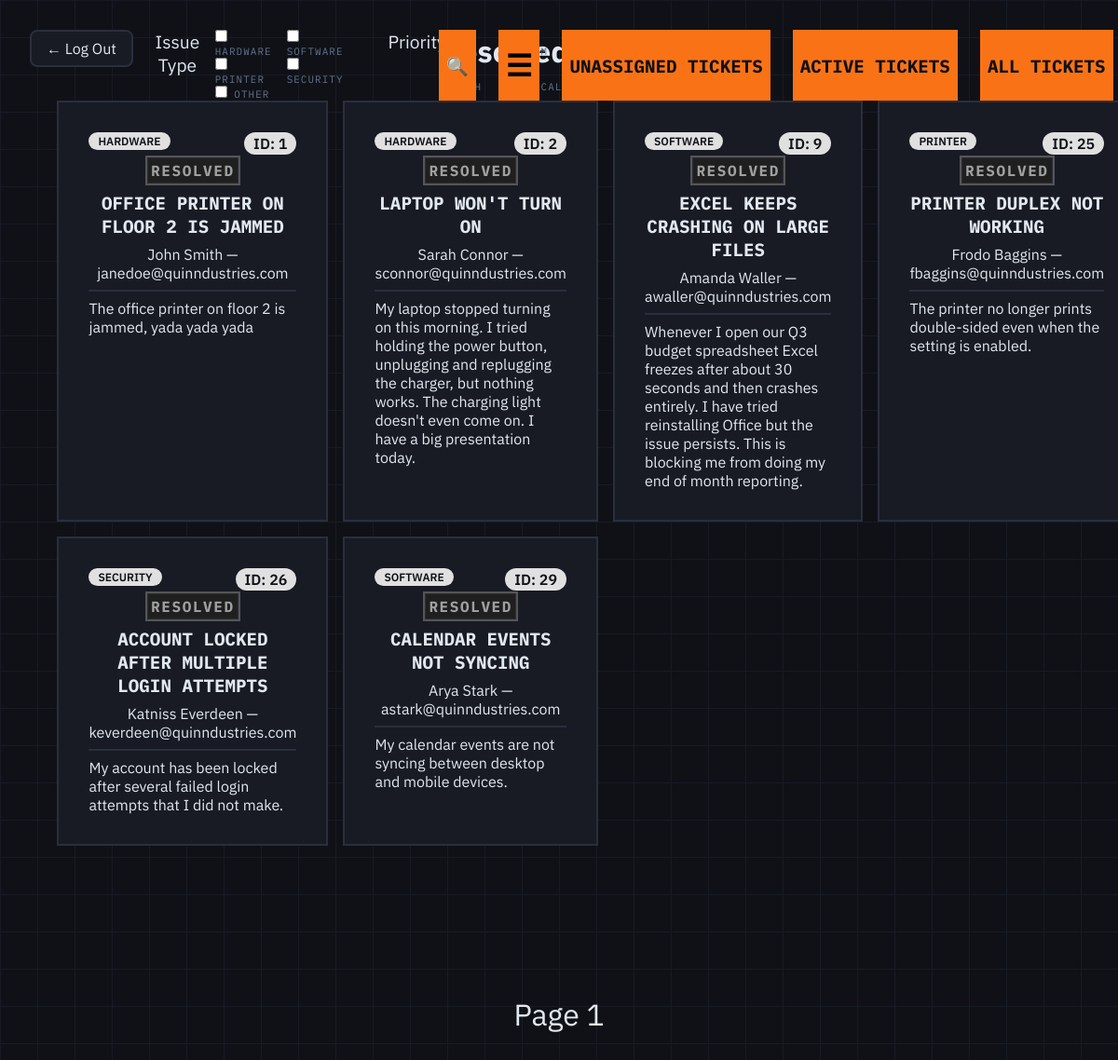
Page /tickets/view?tab=resolved&page=1 (signed in) on the committed database.
### tables this page shows
CREATE TABLE tickets (
            id INTEGER PRIMARY KEY AUTOINCREMENT,
            ticketer_name TEXT NOT NULL,
            ticketer_email TEXT NOT NULL,
            issue_type TEXT NOT NULL,
            priority TEXT,
            summary TEXT NOT NULL,
            description TEXT NOT NULL,
            status TEXT NOT NULL,
            resolution_details TEXT,
            specialist_username_assigned TEXT,
            submission_date TEXT NOT NULL,
            assignment_date TEXT,
            resolution_date TEXT   
            );

### app.py (the view)
@app.route('/tickets/view', methods=['GET'])
def viewTickets():
    auth_error = it_only_check()
    if auth_error:
        return render_template("login.html")
    page = request.args.get('page', 1, type=int)
    tab = request.args.get('tab','all')
    if page < 1:
        return jsonify({"error": "invalid page number"}), 400
    if not tab in ['unassigned','active','resolved', 'all']:
        return jsonify({"error": "invalid tab type"}), 400
    db = get_db()
    if tab == 'all':
        total = db.execute('SELECT COUNT(*) FROM tickets').fetchone()[0]
        tickets = db.execute('SELECT * FROM tickets LIMIT ? OFFSET ?', (TICKETS_PER_PAGE, (page-1) * TICKETS_PER_PAGE,)).fetchall()
    else:
        total = db.execute('SELECT COUNT(*) FROM tickets WHERE status = ?', (tab,)).fetchone()[0]
        tickets = db.execute('SELECT * FROM tickets WHERE status = ? LIMIT ? OFFSET ?', (tab, TICKETS_PER_PAGE, (page-1) * TICKETS_PER_PAGE,)).fetchall()
    db.close()
    max_page = max(1, -(-total // TICKETS_PER_PAGE))
    if page > max_page:
        return redirect(f'/tickets/view?tab={tab}&page={max_page}')
    return render_template("tickets.html", tickets=[dict(t) for t in tickets], tab=tab, page_num = page, has_next=(page * TICKETS_PER_PAGE) < total)

### app.py (called while the page is built)
def it_only_check():
    if not session.get("is_it_department"):
        return jsonify({"error": "unauthorized"}), 403
    return None

### database.py (called while the page is built)
def get_db():
    conn = sqlite3.connect(DATABASE)
    conn.row_factory = sqlite3.Row
    return conn

### templates/tickets.html (shortened to what this page needs)
<!DOCTYPE html>
<html lang="en">
<head>
  <link href="/static/ticketstyles.css" rel="stylesheet">
</head>
<body>
  <h1 id="page-title"> {{tab | capitalize}} Tickets</h1>
  <a class="return-arrow" onclick="logout()">← Log Out</a>
  <nav id="ticket-list-navbar">
    <div id="navbar-left">
      <div id="issue-type-filter" class="filter-category">
        <p class="filter-label">Issue Type</p>
        <div class="filter-group">
          <label><input type="checkbox" value="hardware" onchange="applyFilters()"> Hardware</label>
          <label><input type="checkbox" value="software" onchange="applyFilters()"> Software</label>
          <label><input type="checkbox" value="printer" onchange="applyFilters()"> Printer</label>
          <label><input type="checkbox" value="security" onchange="applyFilters()"> Security</label>
          <label><input type="checkbox" value="other" onchange="applyFilters()"> Other</label>
        </div>
      </div>
      <div id ="priority-filter" class="filter-category">
        <p class="filter-label">Priority</p>
        <div class="filter-group">
          <label><input type="checkbox" value="low" onchange="applyFilters()"> Low</label>
          <label><input type="checkbox" value="medium" onchange="applyFilters()"> Medium</label>
          <label><input type="checkbox" value="high" onchange="applyFilters()"> High</label>
          <label><input type="checkbox" value="critical" onchange="applyFilters()"> Critical</label>
        </div>
      </div>
    </div>
    <div id="navbar-right">
      <button id="search-btn" class="toggle btn" onclick="toggleSearch()" ><span id="search-icon">🔍</span></button>
      <button id="toggle-display-btn" class="toggle btn" onclick="toggleLayout()" ><span id="toggle-icon">☰</span></button>
      <div id="status-btn-container">
        <a id="unassigned-btn" class="btn" href="/tickets/view?tab=unassigned&amp;page={{page_num}}">Unassigned Tickets</a>
        <a id="active-btn" class="btn" href="/tickets/view?tab=active&amp;page={{page_num}}">Active Tickets</a>
        <a id="all-btn" class="btn" href="/tickets/view?tab=all&amp;page={{page_num}}">All Tickets</a>
      </div>
    </div>
  </nav>
  {% if tickets %}
  <section id="ticket-list" class="ticket-list grid-view">
      {% for ticket in tickets%}
        <a href="/tickets/view/{{ticket.id}}">
          <div class="ticket-card">
            <p class="id-badge">ID: {{ ticket.id }}</p>
            <div class="ticket-header">
              <p class="badge">{{ ticket.issue_type }}</p>
              {% if ticket.status == 'active' %}
                <div class="priority priority-{{ ticket.priority }}">{{ ticket.priority }}</div>
              {% else %}
              <div class="priority priority-inactive">{{ ticket.status }}</div>
              {% endif %}
            </div>
            <h3>{{ ticket.summary }}</h3>
            <p class="ticket-meta">{{ ticket.ticketer_name }} — {{ ticket.ticketer_email }}</p>
            <p class="ticket-description">{{ ticket.description | truncate(240) }}</p>
          </div>
        </a>
      {% endfor %}
  </section>
  {% else %}
      <p id="no-tickets">No tickets yet.</p>
  {% endif %}
  <div id="pagination-controls">
    <div id="page-num">Page {{ page_num }}</div>
</div>
</body>
</html>

### rows in the picture
tickets: id "1", issue_type "HARDWARE", status "RESOLVED", summary "OFFICE PRINTER ON FLOOR 2 IS JAMMED", ticketer_name "John Smith", ticketer_email "janedoe@quinndustries.com", description "The office printer on floor 2 is jammed, yada yada yada"
tickets: id "2", issue_type "HARDWARE", status "RESOLVED", summary "LAPTOP WON'T TURN ON", ticketer_name "Sarah Connor", ticketer_email "sconnor@quinndustries.com", description "My laptop stopped turning on this morning. I tried holding the power button, unplugging and replugging the charger, but nothing works. The charging light doesn't even come on. I have a big presentation today."
tickets: id "9", issue_type "SOFTWARE", status "RESOLVED", summary "EXCEL KEEPS CRASHING ON LARGE FILES", ticketer_name "Amanda Waller", ticketer_email "awaller@quinndustries.com", description "Whenever I open our Q3 budget spreadsheet Excel freezes after about 30 seconds and then crashes entirely. I have tried reinstalling Office but the issue persists. This is blocking me from doing my end of month reporting."
tickets: id "25", issue_type "PRINTER", status "RESOLVED", summary "PRINTER DUPLEX NOT WORKING", ticketer_name "Frodo Baggins", ticketer_email "fbaggins@quinndustries.com", description "The printer no longer prints double-sided even when the setting is enabled."
tickets: id "26", issue_type "SECURITY", status "RESOLVED", summary "ACCOUNT LOCKED AFTER MULTIPLE LOGIN ATTEMPTS", ticketer_name "Katniss Everdeen", ticketer_email "keverdeen@quinndustries.com", description "My account has been locked after several failed login attempts that I did not make."
tickets: id "29", issue_type "SOFTWARE", status "RESOLVED", summary "CALENDAR EVENTS NOT SYNCING", ticketer_name "Arya Stark", ticketer_email "astark@quinndustries.com", description "My calendar events are not syncing between desktop and mobile devices."

### other values in the picture
{{ page_num }} "1"
